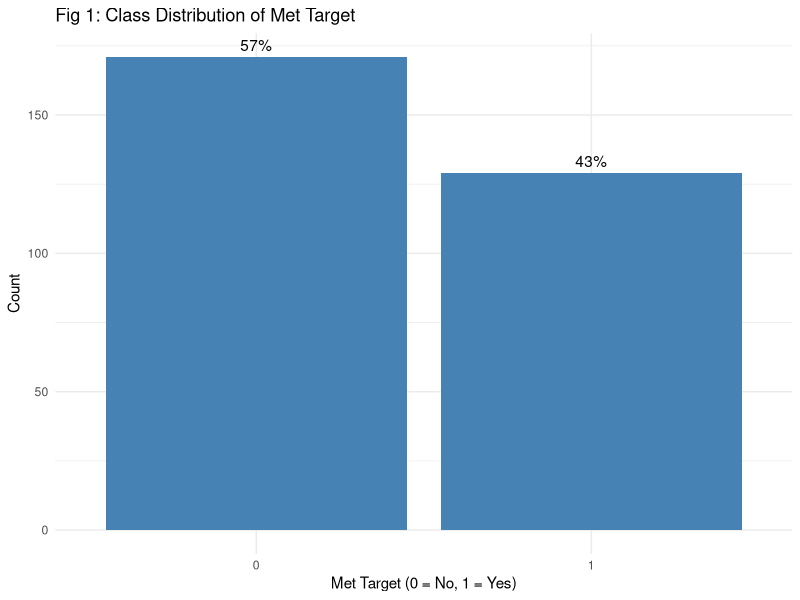
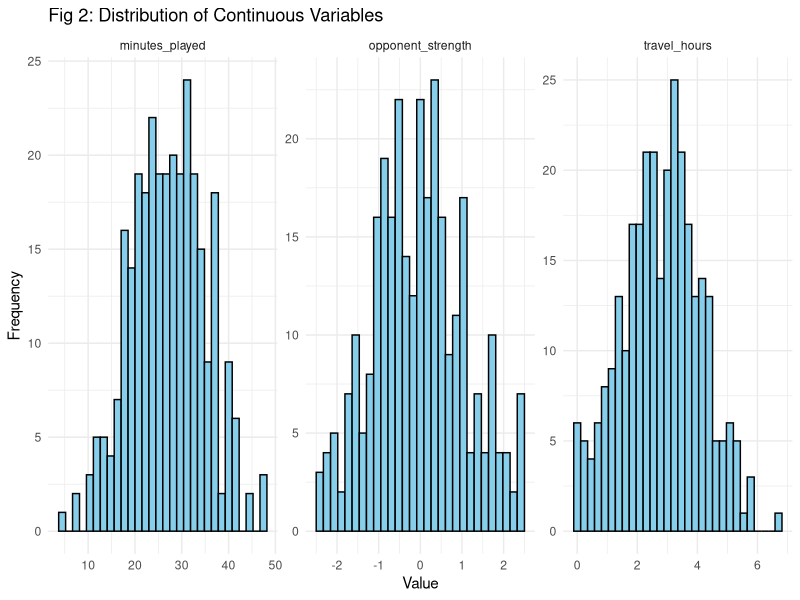
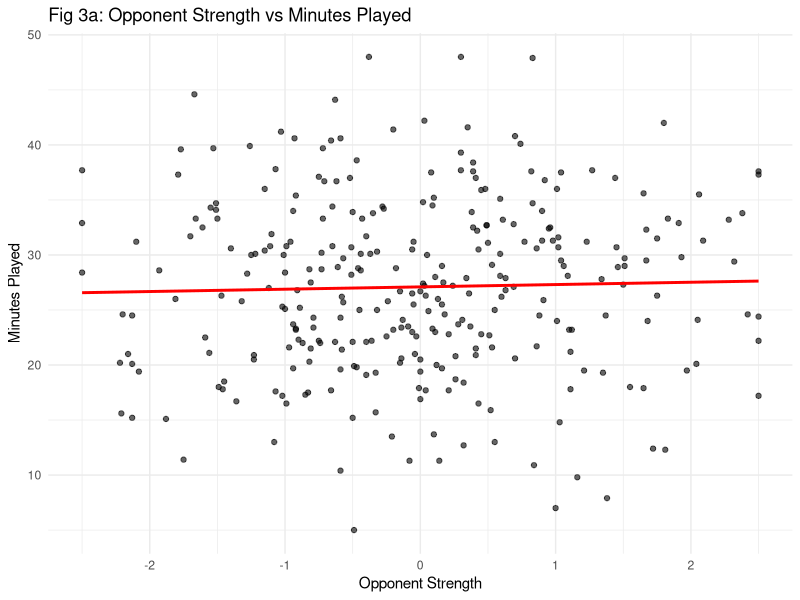
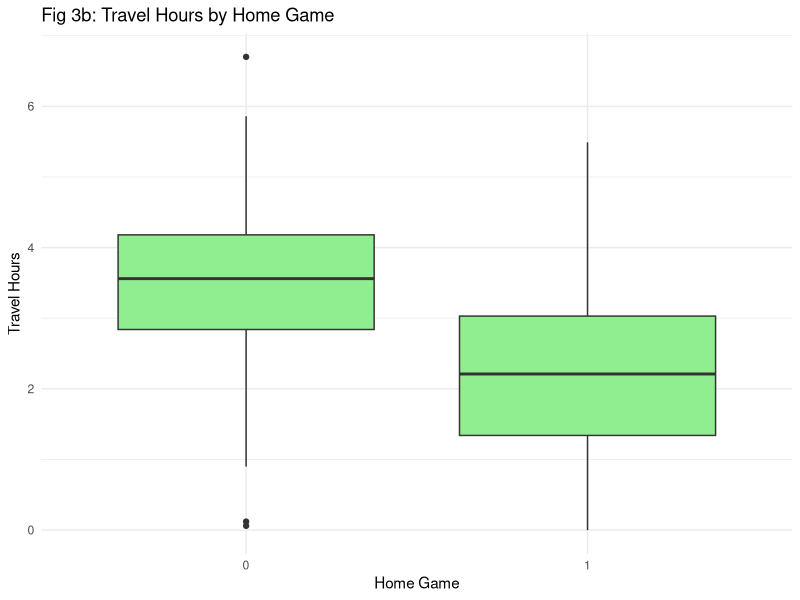
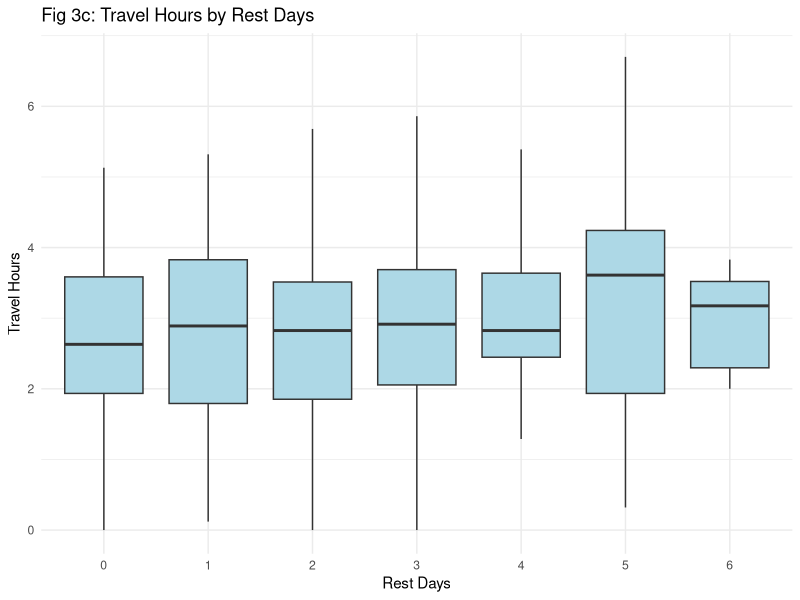
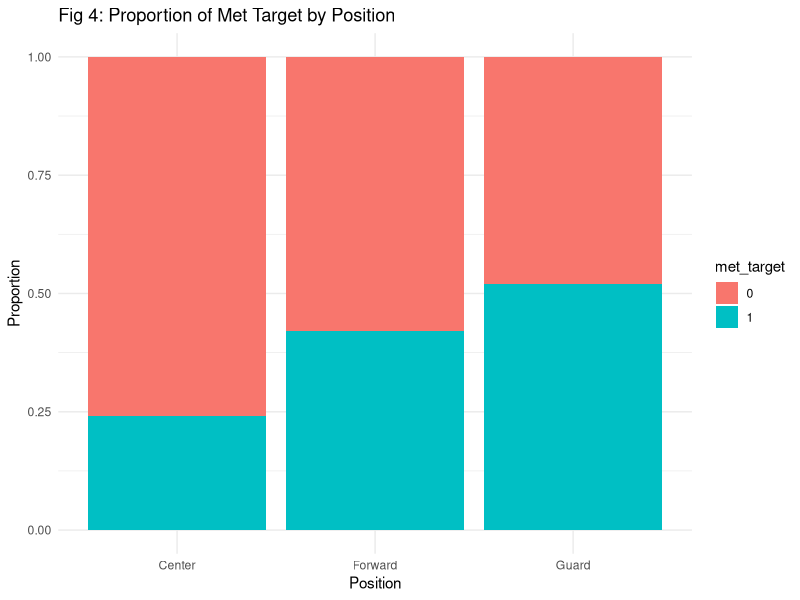
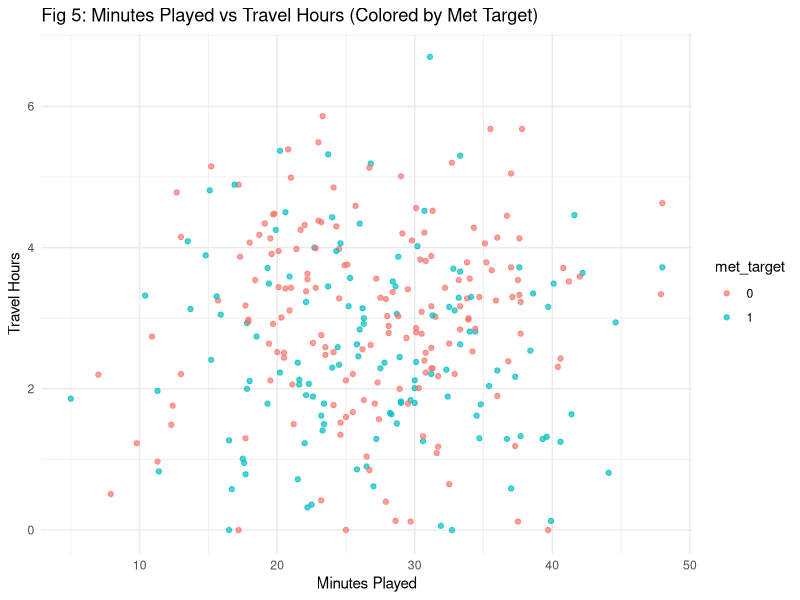

The R script that drew these images, in order:
## ---- chunk 1
# Load required libraries
library(tidyverse)
library(ggplot2)
# Read the data
data <- read.csv("Sports_performance_target.csv")

# Convert categorical variables to factors
data$home_game   <- as.factor(data$home_game)
data$position    <- as.factor(data$position)
data$game_timing <- as.factor(data$game_timing)
data$met_target  <- as.factor(data$met_target)
## ---- chunk 2
ggplot(data, aes(x = met_target)) +
  geom_bar(fill = "steelblue") +
  geom_text(stat = "count",
            aes(label = paste0(round(..count../sum(..count..)*100, 1), "%")),
            vjust = -0.5) +
  labs(title = "Fig 1: Class Distribution of Met Target",
       x = "Met Target (0 = No, 1 = Yes)",
       y = "Count") +
  theme_minimal()
## ---- chunk 3
continuous_vars <- data %>%
  select(minutes_played, opponent_strength, travel_hours)

continuous_long <- pivot_longer(continuous_vars,
                                cols = everything(),
                                names_to = "Variable",
                                values_to = "Value")

ggplot(continuous_long, aes(x = Value)) +
  geom_histogram(bins = 30, fill = "skyblue", color = "black") +
  facet_wrap(~ Variable, scales = "free") +
  labs(title = "Fig 2: Distribution of Continuous Variables",
       x = "Value",
       y = "Frequency") +
  theme_minimal()
## ---- chunk 4
ggplot(data, aes(x = opponent_strength, y = minutes_played)) +
  geom_point(alpha = 0.6) +
  geom_smooth(method = "lm", se = FALSE, color = "red") +
  labs(title = "Fig 3a: Opponent Strength vs Minutes Played",
       x = "Opponent Strength",
       y = "Minutes Played") +
  theme_minimal()

cor(data$opponent_strength, data$minutes_played)
## ---- chunk 5
ggplot(data, aes(x = home_game, y = travel_hours)) +
  geom_boxplot(fill = "lightgreen") +
  labs(title = "Fig 3b: Travel Hours by Home Game",
       x = "Home Game",
       y = "Travel Hours") +
  theme_minimal()
## ---- chunk 6
ggplot(data, aes(x = as.factor(rest_days), y = travel_hours)) +
  geom_boxplot(fill = "lightblue") +
  labs(title = "Fig 3c: Travel Hours by Rest Days",
       x = "Rest Days",
       y = "Travel Hours") +
  theme_minimal()
## ---- chunk 7
ggplot(data, aes(x = position, fill = met_target)) +
  geom_bar(position = "fill") +
  labs(title = "Fig 4: Proportion of Met Target by Position",
       x = "Position",
       y = "Proportion") +
  theme_minimal()
## ---- chunk 8
ggplot(data, aes(x = minutes_played,
                 y = travel_hours,
                 color = met_target)) +
  geom_point(alpha = 0.7) +
  labs(title = "Fig 5: Minutes Played vs Travel Hours (Colored by Met Target)",
       x = "Minutes Played",
       y = "Travel Hours") +
  theme_minimal()
